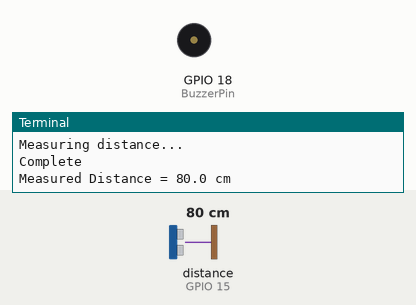
Simulated run of this program. Board: Raspberry Pi (BCM pin numbers). Shown: buzzer (waves = sounding), the last lines printed to the terminal. Inputs (shaded band) come from the test bench; at power-on: distance to the obstacle (sensor on GPIO 15) 80 cm. The echo pulse lasts 58.3 µs per cm; the clock reads 2024-03-15 10:24:30 at power-on unless the program sets it.

Above: at 1.2 s.
1.3 s: distance to the obstacle (sensor on GPIO 15) set to 2 cm
At 2.8 s:
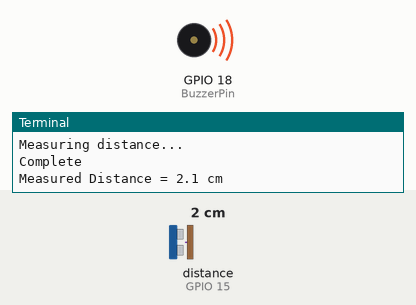
3.5 s: distance to the obstacle (sensor on GPIO 15) set to 4 cm
Timing chart, 0 to 6.5 s (numbered marks = the images above; inputs shaded):
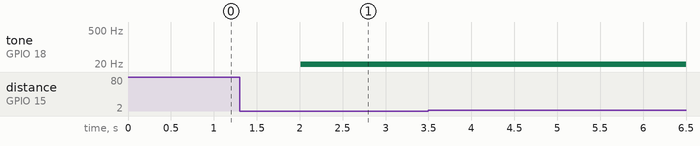

Measured:
- after the input at 1.3 s, tone on GPIO 18 (BuzzerPin): silent → 6 Hz after 0.71 s

The program:

RPiPWM.py
```python
#Libraries
import RPi.GPIO as GPIO
import time


#GPIO Mode (BOARD / BCM)
GPIO.setmode(GPIO.BCM)

#set GPIO Pins
GPIO_TRIG = 14
GPIO_ECHO = 15
BuzzerPin = 18

#set GPIO direction (IN / OUT)
GPIO.setup(GPIO_TRIG, GPIO.OUT)
GPIO.setup(GPIO_ECHO, GPIO.IN)
GPIO.setup(BuzzerPin, GPIO.OUT)


#PWM setup
GPIO.output(BuzzerPin, True)
buzzer = GPIO.PWM(BuzzerPin, 0.25)
buzzer.start(1)
print("PWM setup...")

# This function uses distance to alter the frequency of our buzzer using PWM #
def setfrequency(dist):
    if dist < 50 and dist > 40:
        return 2
    if dist < 40 and dist > 30:
        return 3
    if dist < 30 and dist > 20:
        return 4
    if dist < 20 and dist > 10:
        return 5
    if dist < 10:
        return 6
    if dist > 50:
        return 0.25
    else:
        return 0.25


 # This function converts our echo and trigger GPIO inputs to a distance #
def distance():
    print("Measuring distance...")
    # set Trigger to HIGH
    GPIO.output(GPIO_TRIG, True)

    # set Trigger after 0.01ms to LOW
    time.sleep(0.00001)
    GPIO.output(GPIO_TRIG, False)

    StartTime = time.time()
    StopTime = time.time()

    # save StartTime
    while GPIO.input(GPIO_ECHO) == 0:
        StartTime = time.time()

    # save time of arrival
    while GPIO.input(GPIO_ECHO) == 1:
        StopTime = time.time()

    # time difference between start and arrival
    TimeElapsed = StopTime - StartTime
    # multiply with the sonic speed (34300 cm/s)
    # and divide by 2, because there and back
    distance = (TimeElapsed * 34300) / 2
    print("Complete")
    return distance


if __name__ == '__main__':
    print("Running...")
    try:
        while True:
            dist = distance()
            print ("Measured Distance = %.1f cm" % dist)
            freq = setfrequency(dist)
            buzzer.ChangeFrequency(freq)
            time.sleep(1)


        # Reset by pressing CTRL + C
    except KeyboardInterrupt:
        print("Measurement stopped by User")
        GPIO.cleanup()
        buzzer.stop()
```
